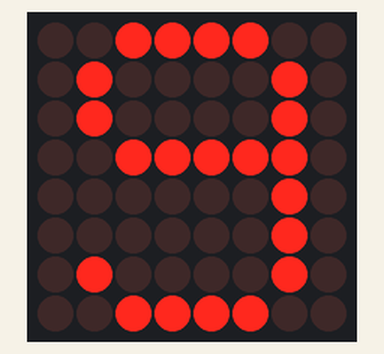
This sketch was run on a simulated Arduino Uno, built with avr-gcc and run on an emulated ATmega328P. On the bench: 8×8 LED matrix.

Above: at 0.1 s.
At 1.2 s:
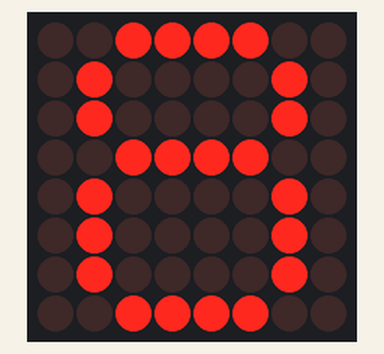
At 2.3 s:
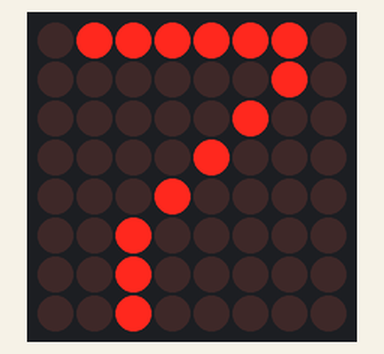
At 4.5 s:
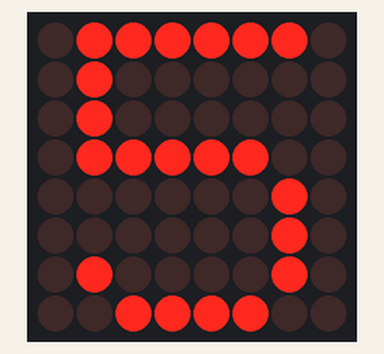
At 6.7 s:
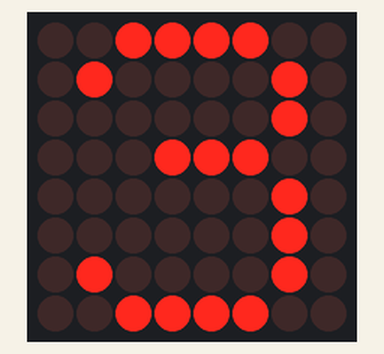
At 10.0 s:
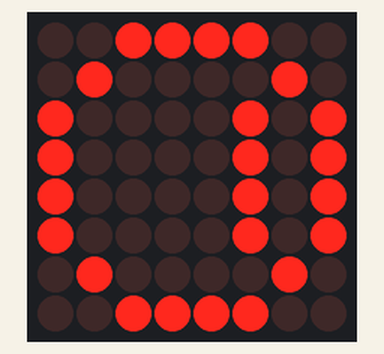

The sketch:

LEDMatrix_Countdown.ino
```cpp
#include <LedControl.h>

// Initialize the LedControl object
LedControl lc = LedControl(8, 10, 9, 1); // DIN=8, CLK=10, CS=9, 1 device

// Font data: Each digit is 8x8 pixels
byte digits[10][8] = {
  {0b00111100, 0b01000010, 0b10000101, 0b10000101, 0b10000101, 0b10000101, 0b01000010, 0b00111100}, // 0
  {0b00001000, 0b00011000, 0b00101000, 0b00001000, 0b00001000, 0b00001000, 0b00001000, 0b01111110}, // 1
  {0b00111100, 0b01000010, 0b00000010, 0b00000100, 0b00001000, 0b00010000, 0b00100000, 0b01111110}, // 2
  {0b00111100, 0b01000010, 0b00000010, 0b00011100, 0b00000010, 0b00000010, 0b01000010, 0b00111100}, // 3
  {0b00000100, 0b00001100, 0b00010100, 0b00100100, 0b01000100, 0b01111110, 0b00000100, 0b00000100}, // 4
  {0b01111110, 0b01000000, 0b01000000, 0b01111100, 0b00000010, 0b00000010, 0b01000010, 0b00111100}, // 5
  {0b00111100, 0b01000010, 0b10000000, 0b10111100, 0b11000010, 0b10000010, 0b01000010, 0b00111100}, // 6
  {0b01111110, 0b00000010, 0b00000100, 0b00001000, 0b00010000, 0b00100000, 0b00100000, 0b00100000}, // 7
  {0b00111100, 0b01000010, 0b01000010, 0b00111100, 0b01000010, 0b01000010, 0b01000010, 0b00111100}, // 8
  {0b00111100, 0b01000010, 0b01000010, 0b00111110, 0b00000010, 0b00000010, 0b01000010, 0b00111100}  // 9
};

void setup() {
  lc.shutdown(0, false);    // Wake up MAX7219
  lc.setIntensity(0, 8);    // Set brightness (0–15)
  lc.clearDisplay(0);       // Clear the display
}

void loop() {
  countdown(9); // Start the countdown from 9
}

// Function to display a countdown
void countdown(int start) {
  for (int i = start; i >= 0; i--) {
    displayDigit(i);       // Display the current digit
    delay(1000);           // Wait for 1 second
    lc.clearDisplay(0);    // Clear display for transition
    delay(100);            // Brief pause before next digit
  }
}

// Function to display a single digit
void displayDigit(int digit) {
  if (digit < 0 || digit > 9) return; // Skip invalid digits
  byte* pattern = digits[digit];      // Get the digit's pattern
  for (int row = 0; row < 8; row++) {
    lc.setRow(0, row, pattern[row]);  // Set each row of the display
  }
}
```

Measured:
- by itself, everything shown: repeats every 11.0 s, in 20 steps
- what the display in image 1 shows lasts 1.0 s, from 1.1 s to 2.1 s
